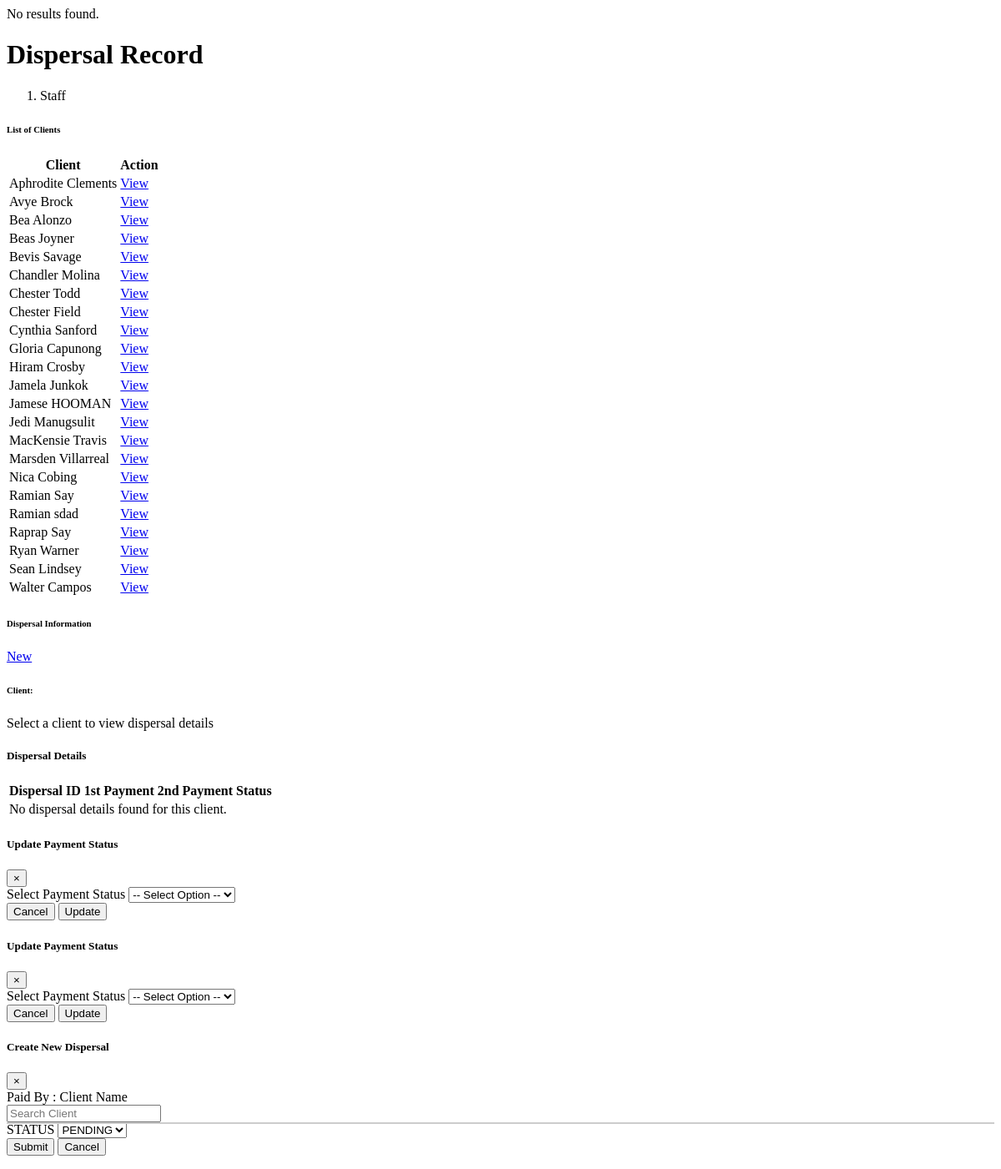
Page /administrator/Dispersal/Dispersal_list.php on the earlier database version.
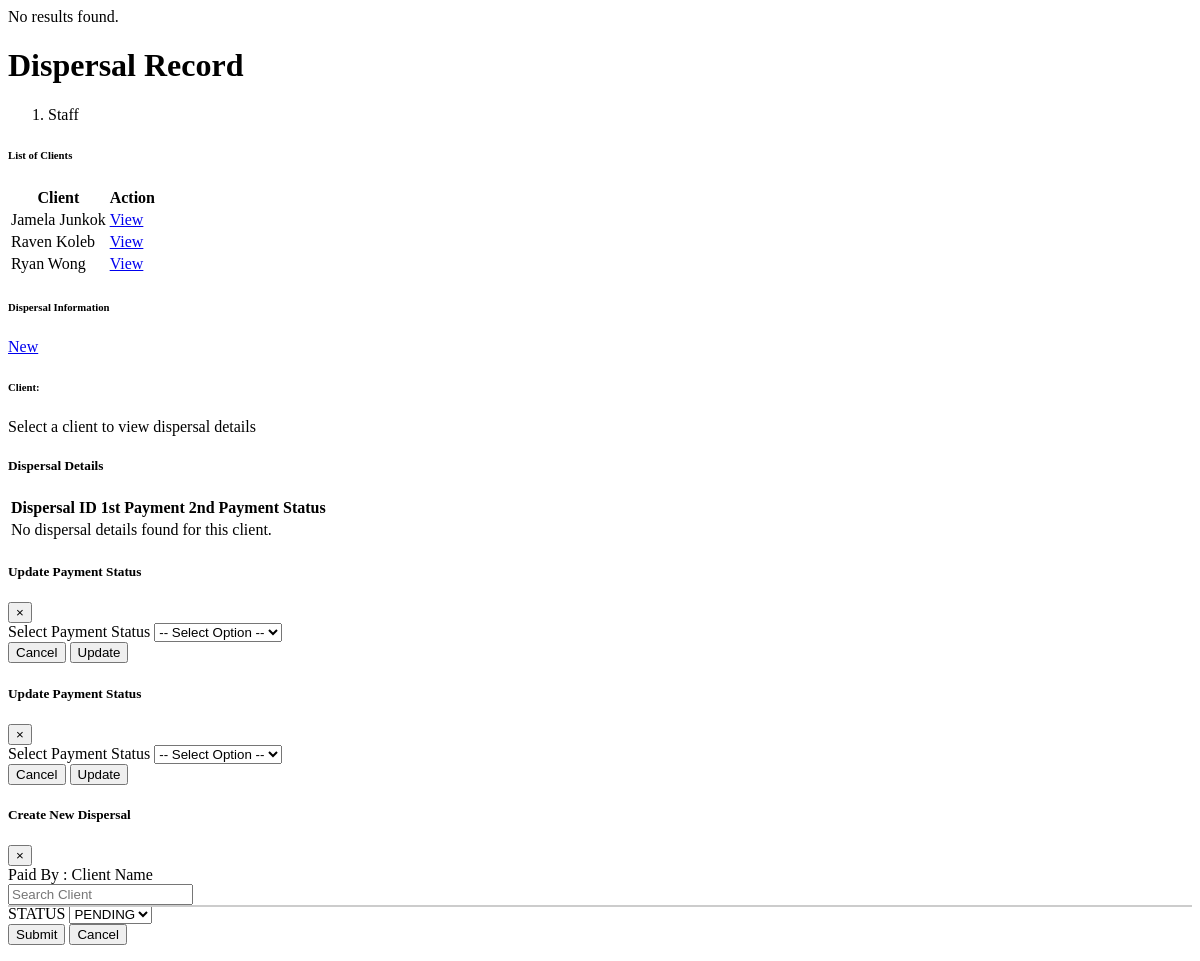
Same page on the later database version.
### tables this page shows
CREATE TABLE `client` (
  `CLIENT_ID` int(11) NOT NULL,
  `FNAME` varchar(150) NOT NULL,
  `LNAME` varchar(140) NOT NULL,
  `MIDINITIAL` varchar(150) NOT NULL,
  `ASSOCIATION` varchar(255) NOT NULL,
  `CONTACT_NO` varchar(255) NOT NULL,
  `ADDRESS` varchar(150) NOT NULL,
  `DATE_REGISTERED` date NOT NULL
);

### administrator/Dispersal/Dispersal_list.php (the view, shortened to what this page needs)
<?php
require("connection/connection.php");
$clientQuery = "SELECT CLIENT_ID, CONCAT(FNAME, ' ', LNAME) AS full_name FROM client ORDER BY FNAME ASC";
$clientResult = mysqli_query($con, $clientQuery);
$clients = mysqli_fetch_all($clientResult, MYSQLI_ASSOC);
$dispersals = [];
$selectedClientName = '';
?>
<div class="content-wrapper">
  <div class="content-header">
    <div class="container-fluid">
      <div class="row mb-2">
        <div class="col-sm-6">
          <h1 class="m-0 text-dark">Dispersal Record</h1>
        </div>
        <div class="col-sm-6">
          <ol class="breadcrumb float-sm-right">
            <li class="breadcrumb-item active">Staff</li>
          </ol>
        </div>
      </div>
    </div>
  </div>
  <section class="content">
    <div class="container-fluid">
      <div class="row">
        <div class="col-md-6 mb-4">
          <div class="card shadow-sm">
              <div class="card-header bg-primary text-white">
                  <h6 class="mb-0"><b>List of Clients</b></h6>
              </div>
              <div class="card-body">
                <div class="table-responsive">
                  <table id="clientTBL" class="table table-bordered table-hover">
                    <thead class="thead-dark">
                      <tr>
                        <th>Client</th>
                        <th>Action</th>
                      </tr>
                    </thead>
                    <tbody>
                      <?php foreach ($clients as $client) { ?>
                        <tr>
                          <td><?= htmlspecialchars($client['full_name']); ?></td>
                          <td>
                            <a href="index.php?page=Dispersal&client_id=<?= $client['CLIENT_ID']; ?>" class="btn btn-info btn-sm elevation-1">
                              View
                            </a>
                          </td>
                        </tr>
                      <?php } ?>
                    </tbody>
                  </table>
              </div>
            </div>
          </div>
        </div>
        <div class="col-md-6 mb-4">
          <div class="card shadow-lg border-0">
            <div class="card-header d-flex justify-content-between align-items-center bg-primary text-white">
            <h6 class="mb-0">
              <i class="fas fa-list mr-2"></i>Dispersal Information
            </h6>
            <a href="#" class="btn btn-dark btn-sm ml-auto" data-toggle="modal" data-target="#Add_dispersalModal">
              <i class="fas fa-plus"></i> New
            </a>
          </div>
            <div class="card-body">
              <div class="mb-4">
                <h6 class="font-weight-bold text-muted">Client:</h6>
                <p id="clientNameDisplay" class="text-dark">
                  <?= $selectedClientName ? htmlspecialchars($selectedClientName) : "Select a client to view dispersal details"; ?>
                </p>
              </div>
              <h5 class="text-primary font-weight-bold">Dispersal Details</h5>
              <div class="table-responsive">
                <table class="table table-hover table-bordered">
                  <thead class="thead-dark">
                    <tr>
                      <th>Dispersal ID</th>
                      <th>1st Payment</th>
                      <th>2nd Payment</th>
                      <th>Status</th>
                    </tr>
                  </thead>
                  <tbody>
                    <?php if (!empty($dispersals)) { ?>
                      <?php foreach ($dispersals as $dispersal) {
                        $isFirstPaymentPaid = !empty($dispersal['1ST_PAYMENT_ID']);
                        $isSecondPaymentPaid = !empty($dispersal['2ND_PAYMENT_ID']);
                        $status = $isFirstPaymentPaid && $isSecondPaymentPaid ? "Completed" : ($isFirstPaymentPaid ? "Partially Paid" : "Unpaid");
                      ?>
                        <tr>
                          <td><?= htmlspecialchars($dispersal['DISPERSAL_ID']); ?></td>
                          <td>
                            <?php if (!$isFirstPaymentPaid) { ?>
                              <button class="btn btn-danger btn-sm payment-button-1st"
                                      id="edit-btn"
                                      data-dispersal-id1="<?= $dispersal['DISPERSAL_ID']; ?>"
                                      data-payment-type="1ST_PAYMENT_ID"
                                      data-client-name="<?= htmlspecialchars($selectedClientName); ?>">
                                Unpaid
                              </button>
                            <?php } else { ?>
                              <span class="badge badge-success">Paid</span>
                            <?php } ?>
                          </td>
                          <td>
                            <?php if (!$isSecondPaymentPaid) { ?>
                              <button class="btn btn-danger btn-sm payment-button-2nd"
                                      id="edit-btn"
                                      data-dispersal-id2="<?= $dispersal['DISPERSAL_ID']; ?>"
                                      data-payment-type="2ND_PAYMENT_ID"
                                      data-client-name="<?= htmlspecialchars($selectedClientName); ?>">
                                Unpaid
                              </button>
                            <?php } else { ?>
                              <span class="badge badge-success">Paid</span>
                            <?php } ?>
                          </td>
                          <td>
                            <span class="<?= $status === 'Completed' ? 'text-success font-weight-bold' : ($status === 'Partially Paid' ? 'text-warning font-weight-bold' : 'text-danger font-weight-bold'); ?>">
                              <?= htmlspecialchars($status); ?>
                            </span>
                          </td>
                        </tr>
                      <?php } ?>
                    <?php } else { ?>
                      <tr>
                        <td colspan="4" class="text-center text-muted">
                          No dispersal details found for this client.
                        </td>
                      </tr>
                    <?php } ?>
                  </tbody>
                </table>
              </div>
            </div>
          </div>
        </div>
      </div>
    </div>
  </section>
 <?php include('updateFirstPayment.php'); ?>
 <?php include('updateSecondPayment.php'); ?>
<?php include("administrator/Dispersal/add_dispersal.php"); ?>

### administrator/Dispersal/updateFirstPayment.php (shortened to what this page needs)
 <div class="modal fade" id="firstPaymentModal" tabindex="-1" role="dialog" aria-labelledby="paymentModalLabel" aria-hidden="true">
    <div class="modal-dialog modal-lg" role="document">
      <div class="modal-content">
        <div class="modal-header bg-primary text-white">
          <h5 class="modal-title" id="paymentModalLabel">Update Payment Status</h5>
          <button type="button" class="close text-white" data-dismiss="modal" aria-label="Close">
            <span aria-hidden="true">&times;</span>
          </button>
        </div>
        <form action="" method="post" id="firstPaymentForm" enctype="multipart/form-data">
          <div class="modal-body">
            <div class="form-group">
              <label for="paymentStatus">Select Payment Status</label>
              <select class="form-control" id="paymentStatus1" name="payment_status2" required>
                <option value="">-- Select Option --</option>
              </select>
            </div>
        </div>
        <div class="modal-footer">
          <button type="button" class="btn btn-secondary" data-dismiss="modal">Cancel</button>
          <button type="submit" name="btn-addPayment" class="btn btn-primary">Update</button>
        </div>
      </form>
    </div>
  </div>
</div>

### administrator/Dispersal/updateSecondPayment.php (shortened to what this page needs)
 <div class="modal fade" id="secondPaymentModal" tabindex="-1" role="dialog" aria-labelledby="paymentModalLabel" aria-hidden="true">
    <div class="modal-dialog modal-lg" role="document">
      <div class="modal-content">
        <div class="modal-header bg-primary text-white">
          <h5 class="modal-title" id="paymentModalLabel">Update Payment Status</h5>
          <button type="button" class="close text-white" data-dismiss="modal" aria-label="Close">
            <span aria-hidden="true">&times;</span>
          </button>
        </div>
        <form action="" id="secondPaymentForm" method="post" enctype="multipart/form-data">
          <div class="modal-body">
            <div class="form-group">
              <label for="paymentStatus">Select Payment Status</label>
              <select class="form-control" id="paymentStatus2" name="payment_status2" required>
                <option value="">-- Select Option --</option>
              </select>
            </div>
        </div>
        <div class="modal-footer">
          <button type="button" class="btn btn-secondary" data-dismiss="modal">Cancel</button>
          <button type="submit" name="btn-addPayment" class="btn btn-primary">Update</button>
        </div>
      </form>
    </div>
  </div>
</div>

### administrator/Dispersal/Add_dispersal.php (shortened to what this page needs)
<div class="modal fade" id="Add_dispersalModal" tabindex="-1" role="dialog" aria-labelledby="Add_dispersalModalLabel" aria-hidden="true">
    <div class="modal-dialog" role="document">
        <div class="modal-content">
            <div class="modal-header bg-primary text-white">
                <h5 class="modal-title" id="Add_dispersalModalLabel">Create New Dispersal</h5>
                <button type="button" class="close" data-dismiss="modal" aria-label="Close">
                    <span aria-hidden="true">&times;</span>
                </button>
            </div>
            <div class="modal-body">
                <form id="addForm" method="POST" enctype="multipart/form-data">
                    <div class="form-group">
                        <label for="clientSearch">Paid By : Client Name</label>
                        <div class="search-container">
                            <input
                                type="text"
                                id="clientSearch"
                                class="form-control"
                                placeholder="Search Client"
                                onkeyup="searchClient()"
                                autocomplete="off"
                                required
                            >
                            <div id="searchResults" class="autocomplete-suggestions"></div>
                        </div>
                    </div>
                    <div class="form-group">
                        <label for="status">STATUS</label>
                        <select name="STATUS" id="" class="form-control">
                            <option value="PENDING">PENDING</option>
                        </select>
                    </div>
                    <div class="modal-footer">
                        <button type="submit" name="btn-dispersal" class="btn btn-primary">Submit</button>
                        <button type="button" class="btn btn-secondary" data-dismiss="modal">Cancel</button>
                    </div>
                </form>
            </div>
        </div>
    </div>
</div>

### administrator/Dispersal/Add_dispersal.php (style rules this page uses)
.search-container { position: relative; }
.autocomplete-suggestions { position: absolute; top: 100%; left: 0; right: 0; background: #fff; border: 1px solid #ccc; max-height: 200px; overflow-y: auto; z-index: 1000; }

Differences in the rows shown:
removed client: full_name "Aphrodite Clements"
removed client: full_name "Avye Brock"
removed client: full_name "Bea Alonzo"
removed client: full_name "Beas Joyner"
removed client: full_name "Bevis Savage"
removed client: full_name "Chandler Molina"
removed client: full_name "Chester Todd"
removed client: full_name "Chester Field"
removed client: full_name "Cynthia Sanford"
removed client: full_name "Gloria Capunong"
removed client: full_name "Hiram Crosby"
removed client: full_name "Jamese HOOMAN"
removed client: full_name "Jedi Manugsulit"
removed client: full_name "MacKensie Travis"
removed client: full_name "Marsden Villarreal"
removed client: full_name "Nica Cobing"
removed client: full_name "Ramian Say"
removed client: full_name "Ramian sdad"
removed client: full_name "Raprap Say"
removed client: full_name "Ryan Warner"
removed client: full_name "Sean Lindsey"
removed client: full_name "Walter Campos"
added client: full_name "Raven Koleb"
added client: full_name "Ryan Wong"
